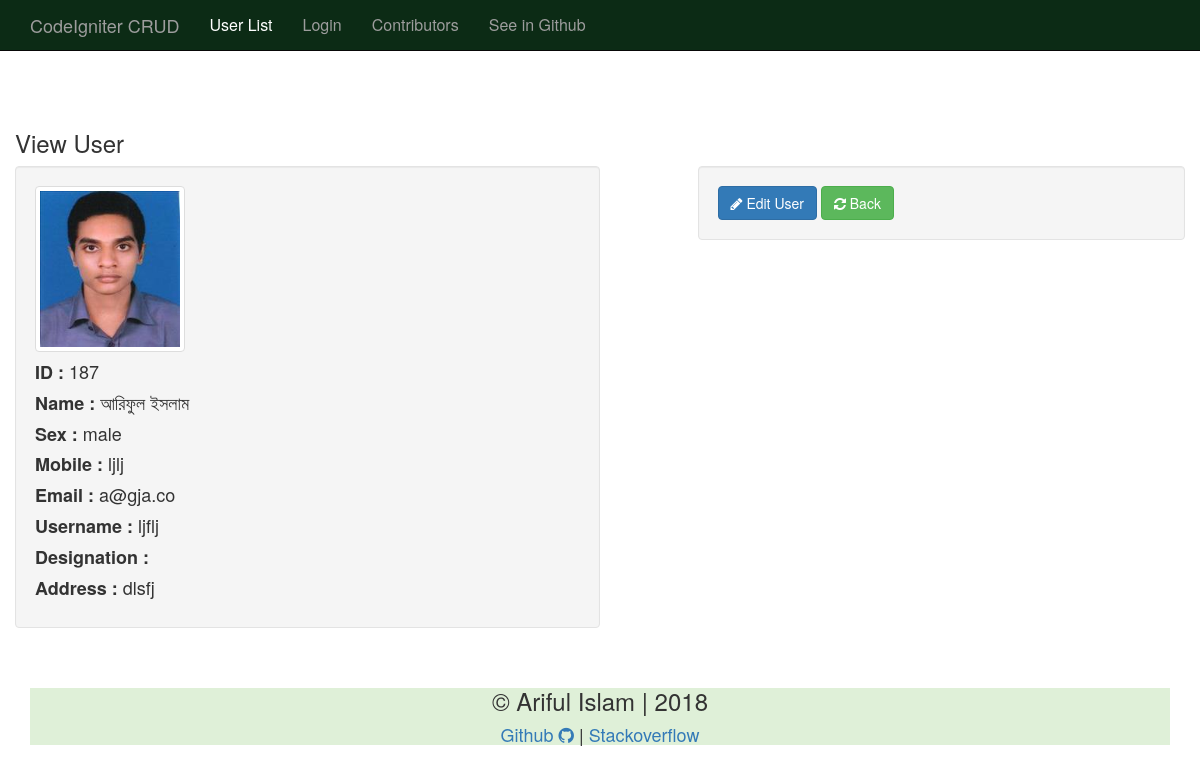
The app's page /user/viewuser/187 with its own data.
### tables this page shows
CREATE TABLE `usertable` (
  `id` int(11) NOT NULL,
  `name` varchar(50) NOT NULL,
  `sex` varchar(10) NOT NULL,
  `username` varchar(32) NOT NULL,
  `password` varchar(32) NOT NULL,
  `mobile` varchar(15) NOT NULL,
  `address` varchar(50) NOT NULL,
  `email` varchar(50) NOT NULL,
  `designation` varchar(100) NOT NULL,
  `image` varchar(50) NOT NULL
);

### application/controllers/User.php (called while the page is built, shortened)
<?php
class User extends CI_Controller
{
    public function __construct()
    {
        $this->load->model('UserModel');
        $this->load->library('session');
        $this->load->helper('security');
    }
    public function viewuser($userid = "")
    {
        $this->load->view('template/inc/header.php');
        $data['userdata'] = $this->UserModel->getsingleuser($userid);
        $this->load->view('template/user/viewsingleuser.php', $data);
        $this->load->view('template/inc/footer.php');
    }
}

### index.php (called while the page is built, shortened)
<?php
require_once BASEPATH.'core/CodeIgniter.php';

### application/models/UserModel.php (called while the page is built, shortened)
<?php
class UserModel extends CI_Model
{
    public function __construct()
    {
        $this->db = $this->load->database("default", TRUE);
    }
    public function getsingleuser($userid)
    {
        $where['id'] = $userid;
        $result = $this->db->get_where("usertable", $where);
        return $result->result_array();
    }
}
?>

### application/views/template/user/viewsingleuser.php (the view)
<div class="row" style="margin-top: 40px;">
    <div class="card">
        <h3>View User</h3>
    </div>
    <div class="well spacing-top col-md-6">
        <img src="<?php echo base_url();?>/uploads/userphoto/<?php echo $userdata[0]['image']; ?>" class="img-thumbnail" alt="" width="150px" height="150px">
        <h4><strong>ID :</strong> <?php echo $userdata[0]['id']; ?></h4>
        <h4><strong>Name :</strong> <?php echo $userdata[0]['name']; ?></h4>
        <h4><strong>Sex :</strong> <?php echo $userdata[0]['sex']; ?></h4>
        <h4><strong>Mobile :</strong> <?php echo $userdata[0]['mobile']; ?></h4>
        <h4><strong>Email :</strong> <?php echo $userdata[0]['email']; ?></h4>
        <h4><strong>Username :</strong> <?php echo $userdata[0]['username']; ?></h4>
        <h4><strong>Designation :</strong> <?php echo $userdata[0]['designation']; ?></h4>
        <h4><strong>Address :</strong> <?php echo $userdata[0]['address']; ?></h4>
    </div>
    <div class="well spacing-top col-md-offset-1 col-md-5">
        <a href="<?php echo site_url("user/edituser")."/"; ?><?php echo $userdata[0]['id']; ?>" class="btn btn-primary"><i class="fa fa-pencil"></i>&nbsp;Edit User</a> <a href="<?php echo site_url("user/userlist"); ?>" class="btn btn-success"><i class="fa fa-refresh"></i>&nbsp;Back</a>
    </div>
</div>

### assets/css/style.css (style rules this page uses)
body { padding-top: 70px!important; }

### records on screen
usertable: image (picture), id "187", name "আরিফুল ইসলাম", sex "male", mobile "ljlj", email "a@gja.co", username "ljflj", address "dlsfj"
